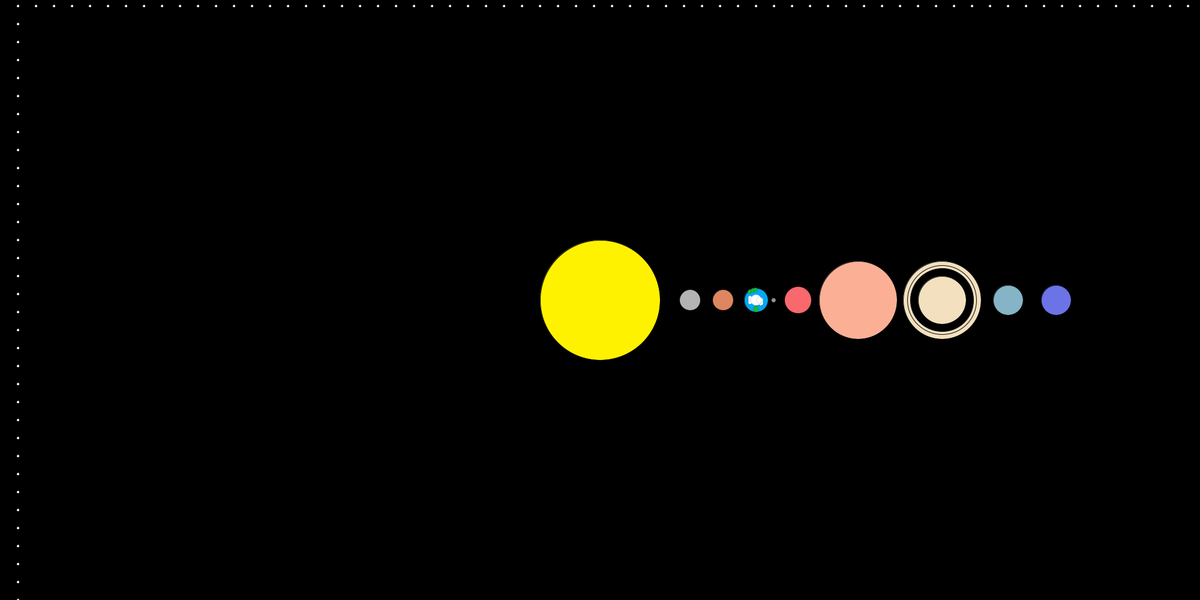
Frame 1 (no input)
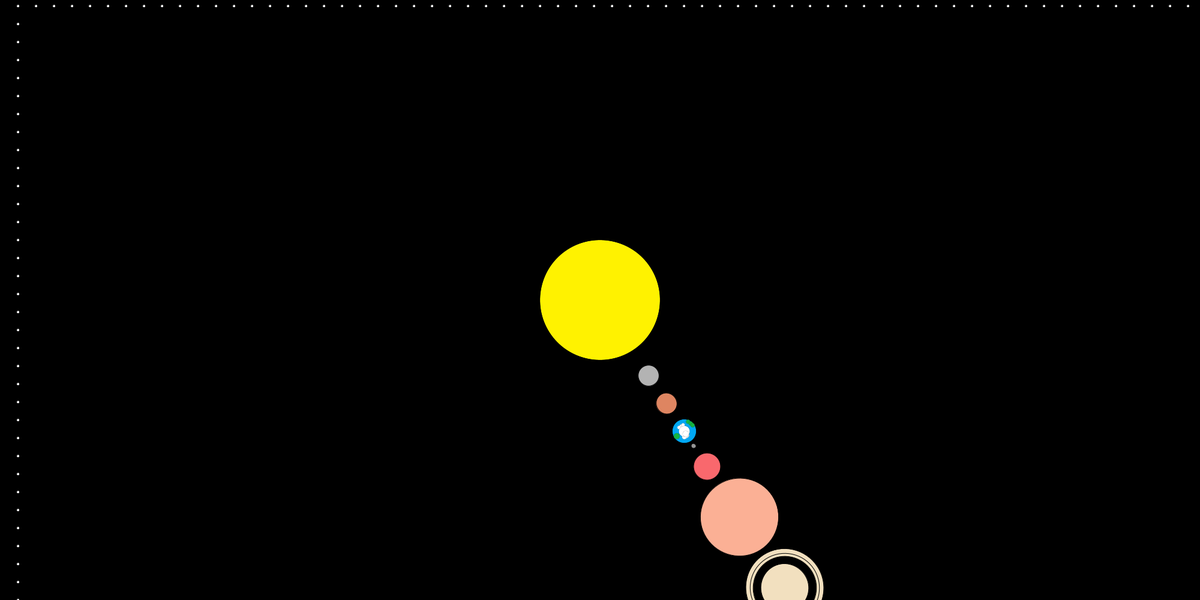
Frame 60 (the mouse pressed at the canvas centre just before this capture)
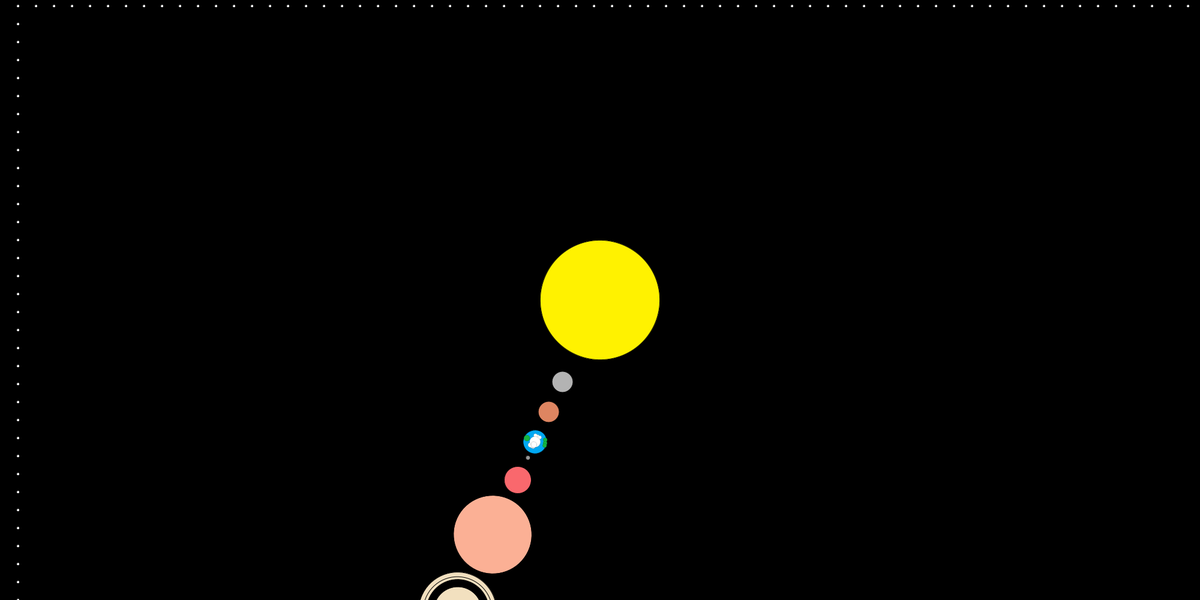
Frame 120 (the mouse held since frame 60 and released just before this capture)

The Processing sketch that drew these frames (run headless with seeded random() and noise(); from frame 60 on, the mouse is pressed at the canvas centre):

// Processing sketch: Solsystem
// ── Solsystem.pde



void setup(){
  size(2000,1000);
   frameRate(300);
}

void draw(){
 background(0); 

stars();
 
 
  sol(); 
  
  merkur();
  
  
  venus();
  

jorden();


maane();


mars();

jupiter();

saturn();


uranus();

neptun();

 
//sys();
  
  
}



void sys(){
for(int i = 0; i < width; i = i +10){

line(0,i, width, i);
line (i,0 , i , height);

}


}


void sol(){
pushMatrix();
  translate(width/2,height/2);
  rotate(frameCount/60);
  fill(255,242,0);
  circle(0,0,200);
  popMatrix();


}

void merkur(){
  pushMatrix();
  translate(width/2,height/2);
  rotate(frameCount/60);
fill(179,179,179);
circle(150,0,35);
//circle(150,0,35);
popMatrix();

}

void venus(){
  pushMatrix();
  translate(width/2,height/2);
  rotate(frameCount/60);
fill(222,133,97);
circle(205,0,35);
//circle(205,0,35);
popMatrix();

}

void jorden(){
  pushMatrix();
  translate(width/2,height/2);
  rotate(frameCount/60);
  fill(0,168,243);
circle(260,0,40);

strokeWeight(0);
fill(255);
circle(268,0,8);
circle(250,0,6);
circle(250,-4,6);
circle(250,4,6);
circle(268,2,8);
circle(268,5,8);
circle(260,0,18);

circle(265,0,10);


fill(21,181,66);
circle(250,-14,7);
circle(255,-16,7);
circle(259,-17,7);
circle(260,15,10);

strokeWeight(1);
popMatrix();
}

//måne
void maane(){
 pushMatrix();
 translate(width/2,height/2);
 rotate(frameCount/60);
fill(149);
circle(289,0,8);
//circle(290,0,8);
popMatrix();
}



void mars(){
pushMatrix();
  translate(width/2,height/2);
  rotate(frameCount/60);
  fill(249,104,109);
circle(330,0,45);
//circle(330,0,45);
popMatrix();
}

void jupiter(){
pushMatrix();
  translate(width/2,height/2);
  rotate(frameCount/60);
  fill(251,176,149);
circle(430,0,130);
//circle(430,0,130);
popMatrix();
}

void saturn(){
pushMatrix();
  translate(width/2,height/2);
  rotate(frameCount/60);
  fill(242,224,191);


circle(570,0,130);
circle(570,0,115);
fill(0);
circle(570,0,105);
fill(242,224,191);
circle(570,0,80);


//line(500,60,630,-60);

popMatrix();
}

void uranus(){
  pushMatrix();
  translate(width/2,height/2);
  rotate(frameCount/60);
fill(133,180,198);
circle(680,0,50);
//circle(680,0,50);
popMatrix();
}

void neptun(){
pushMatrix();
  translate(width/2,height/2);
  rotate(frameCount/60);
  fill(107,115,230);
circle(760,0,50);
popMatrix();
}

void stars(){
for(int i = 0; i < width; i = i +30){
  pushMatrix();
translate(30,10);
  fill(255);
circle(0,i,5);
circle(i,0,5);


popMatrix();
}

}
